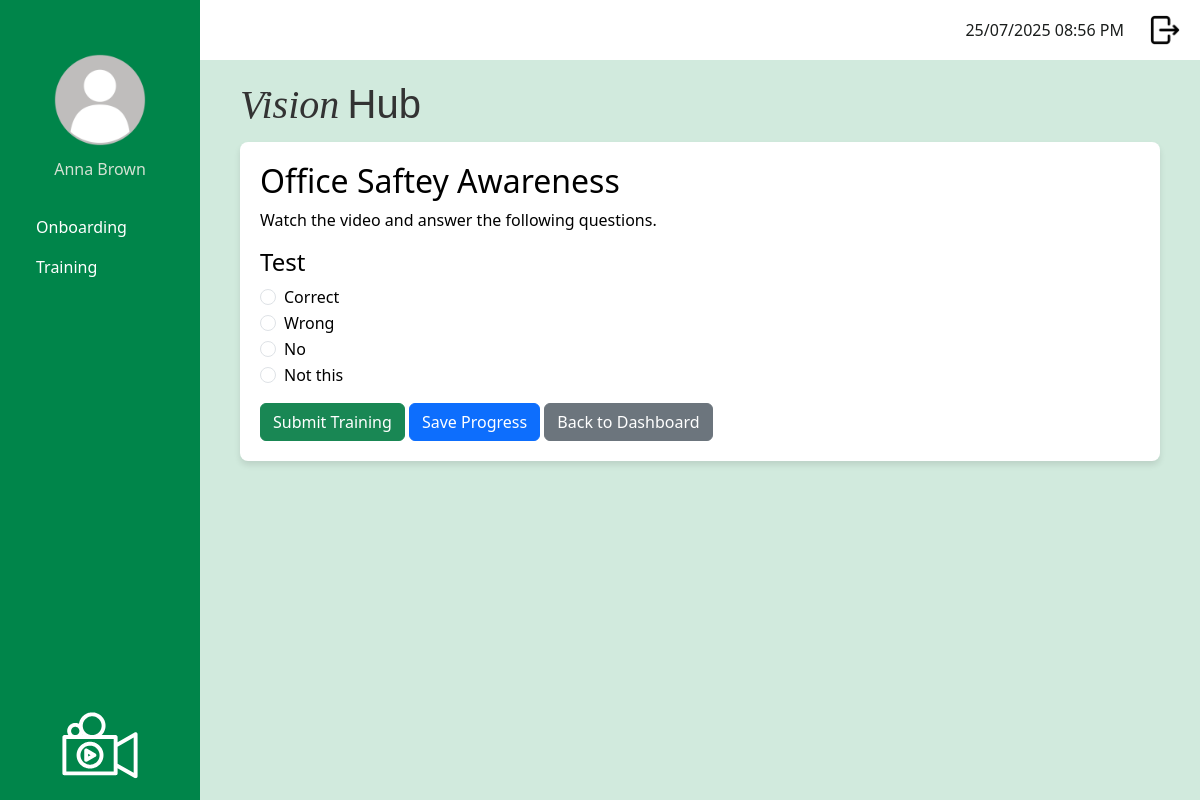
Before: /staff/take_training_module/2 (signed in) with the older database file.
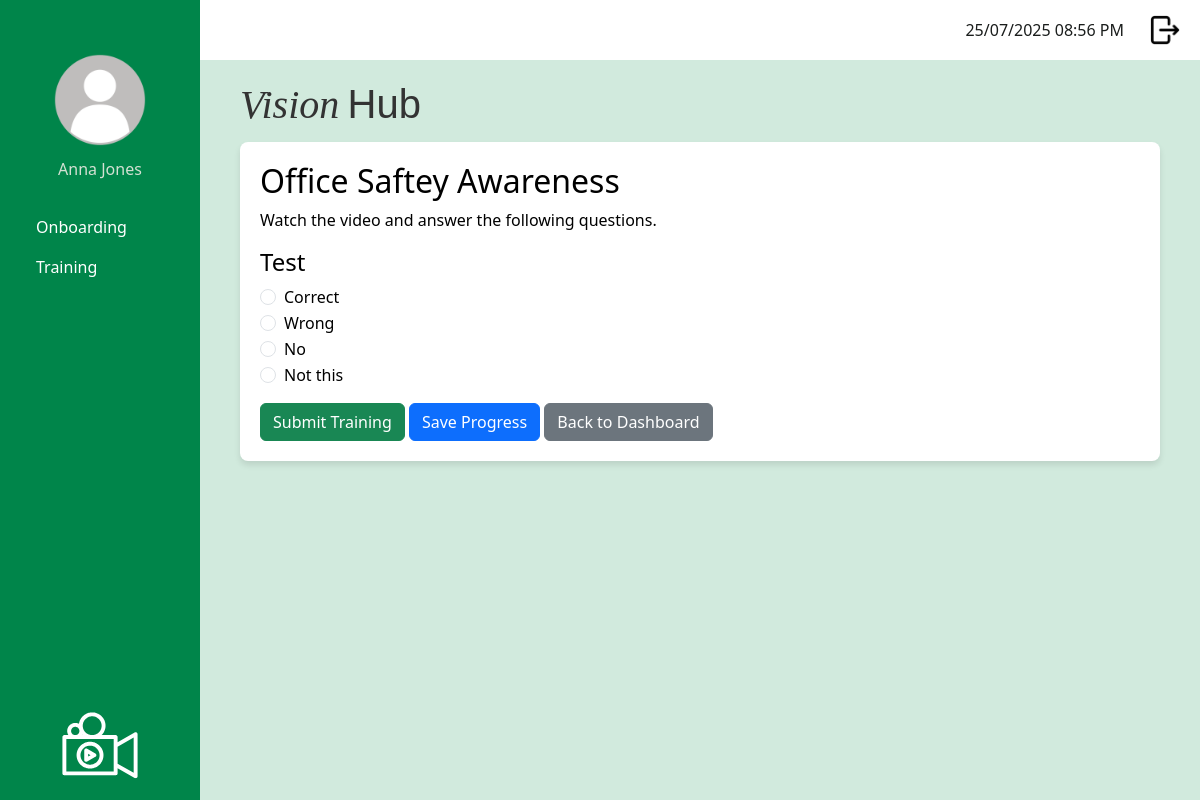
After: the same page with the newer database file.
### app/models.py (models this page shows, shortened)
class User(UserMixin, db.Model):
    __tablename__ = 'user'
    id: so.Mapped[int] = so.mapped_column(primary_key=True)
    username: so.Mapped[str] = so.mapped_column(sa.String(120), index=True, unique=True)
    first_name: so.Mapped[str] = so.mapped_column(sa.String(50), index=True)
    surname: so.Mapped[str] = so.mapped_column(sa.String(50), index=True)
    job_title: so.Mapped[str] = so.mapped_column(sa.String(50), index=True)
    password_hash: so.Mapped[str] = so.mapped_column(sa.String(256))
    is_onboarding: so.Mapped[bool] = so.mapped_column(default=False) # Default: Not onboarding
    dateStarted: so.Mapped[datetime] = so.mapped_column(index=True, default=lambda: datetime.now(timezone.utc))
    google_email: so.Mapped[Optional[str]] = so.mapped_column(sa.String(120), unique=True, nullable=True)
    profile_photo: so.Mapped[Optional[str]] = so.mapped_column(sa.String(120), nullable=True, default='profileDefault.png')
    manager_id: so.Mapped[Optional[int]] = so.mapped_column(sa.ForeignKey('user.id'), nullable=True)
    manager: so.Mapped[Optional['User']] = so.relationship('User', remote_side=[id], back_populates='manages')
    manages: so.Mapped[List['User']] = so.relationship('User', back_populates='manager')
    role_id: so.Mapped[int] = so.mapped_column(sa.ForeignKey('role.id'))
    role: so.Mapped['Role'] = so.relationship('Role', back_populates='users')
    department_id: so.Mapped[int] = so.mapped_column(sa.ForeignKey('department.id'))
    department: so.Mapped['Department'] = so.relationship('Department', back_populates='users')
    module_progress: so.Mapped[List['UserModuleProgress']] = so.relationship('UserModuleProgress', back_populates='user')
    onboarding_path_id: so.Mapped[int] = so.mapped_column(sa.ForeignKey('onboarding_path.id'), nullable=True)
    onboarding_path: so.Mapped['OnboardingPath'] = so.relationship('OnboardingPath')

### app/routes.py (the view, shortened to what this page needs)
@app.route('/staff/take_training_module/<int:module_id>', methods=['GET', 'POST'])
@login_required
def take_training_module(module_id):
    if current_user.role.role_name != 'staff':
        return redirect(url_for('logout'))
    module = TrainingModule.query.get_or_404(module_id)
    passing_threshold = 0.5
    progress = UserModuleProgress.query.filter_by(
        user_id=current_user.id,
        training_module_id=module_id
    ).order_by(UserModuleProgress.id.desc()).first()
    if request.method == 'GET':
        if progress:
            total_questions = len(module.questions) or 1
            if progress.completed_date:
                if progress.score is not None and (progress.score / total_questions) < passing_threshold:
                    progress = UserModuleProgress(
                        user_id=current_user.id,
                        training_module_id=module_id,
                        start_date=datetime.now(timezone.utc)
                    )
                    db.session.add(progress)
                    db.session.commit()
    user_answers = {}
    if progress and not progress.completed_date:
        for ans in progress.answers:
            user_answers[ans.question_id] = ans.selected_option_id
    return render_template('take_training_module.html',
                           module=module,
                           title=module.module_title,
                           user_answers=user_answers)

### app/models.py (called while the page is built)
@login.user_loader
def load_user(id):
    return db.session.get(User, int(id))

### app/templates/take_training_module.html
{% extends "base.html" %}
{% block content %}
<h2>{{ module.module_title }}</h2>
<p>{{ module.module_instructions }}</p>
<form method="POST" action="">
    {% for question in module.questions %}
    <div class="mb-3">
        <h4>{{ question.question_text }}</h4>
        {% for option in question.options %}
        <div class="form-check">
            <input class="form-check-input" type="radio"
                   name="question_{{question.id}}"
                   value="{{ option.id }}"
                   id="option_{{option.id}}"
                   {% if user_answers.get(question.id) == option.id %} checked {% endif %}>
            <label class="form-check-label" for="option_{{option.id}}">
                {{ option.option_text }}
            </label>
        </div>
        {% endfor %}
    </div>
    {% endfor %}
    <button type="submit" name="action" value="submit" class="btn btn-success">Submit Training</button>
    <button type="submit" name="action" value="save" class="btn btn-primary">Save Progress</button>
    <a href="{{ url_for('training_dashboard') }}" class="btn btn-secondary">Back to Dashboard</a>
</form>
{% endblock %}

### app/templates/base.html (shortened to what this page needs)
<!doctype html>
<html>
    <head>
            <link
            href="{{ url_for('static', filename='css/bootstrap.min.css') }}"
            rel="stylesheet"/>
            <link href="{{ url_for('static', filename='css/stylesheet.css') }}" rel="stylesheet"/>
        </head>
    <body>
         <div class="sidebar">
            <div class="profile-container">
                <form id="photoForm"
                    action="{{ url_for('update_profile_photo') }}"
                    method="POST"
                    enctype="multipart/form-data"
                    style="display:inline;">
                <img src="{{ url_for('static',
                                    filename='images/profilePhoto/'
                                        ~ (current_user.profile_photo or 'profileDefault.png')) }}"
                    id="profilePicture"
                    class="profilePicture"
                    alt="Click to change photo"
                    style="cursor:pointer; width:100px; height:100px;
                            object-fit:cover; border-radius:50%;">
                </form>
                <h5 class="profile-photo-text">{{ current_user.first_name|title }} {{ current_user.surname|title }}</h5>
            </div>
            <nav class="nav flex-column sideNavLink-container">
                {% if current_user.role.role_name == 'admin' %}
                    <a class="nav-link" href="#">Onboarding</a>
                    <a class="nav-link" href="{{ url_for('manage_training_modules') }}">Training</a>
                    <a class="nav-link" href="#">Knowledge Base</a>
                    <a class="nav-link" href="{{ url_for('manage_users') }}">User Managment</a>
                    <a class="nav-link" href="#">Onboarding</a>
                    <a class="nav-link" href="#">Reports</a>
                    <a class="nav-link" href="#">Content Management</a>
                    {% elif current_user.role.role_name == 'manager' %}
                    <a class="nav-link" href="#">Onboarding</a>
                    <a class="nav-link" href="#">Training</a>
                    <a class="nav-link" href="#">Reports</a>
                    {% elif current_user.role.role_name == 'staff' %}
                    <a class="nav-link" href="#">Onboarding</a>
                    <a class="nav-link" href="{{ url_for('training_dashboard') }}">Training</a>
                {% endif %}
            </nav>
            <img src="{{ url_for('static', filename='images/logoImageWhite.svg') }}" class="sidebarLogo">
        </div>
         <div class="top-bar">
            <div class="d-flex align-items-center">
                <span class="me-3" id="clock"></span>
                <a href="{{ url_for('logout') }}" class="logout-link">
                    <img src="{{ url_for('static', filename='images/logout.png') }}" class="logout-image">
                </a>
            </div>
        </div>
        <div class="logo-name-container">
            <h2 class="logo-text">
                <span class="logo-vision">Vision</span>
                <span class="logo-hub">Hub</span>
            </h2>
        </div>
        <div class="content">
            {% block content %}
            {% endblock %}
        </div>
    </body>
</html>

Changed rows visible on the page:
changed User "Anna": surname "Brown" → "Jones"
